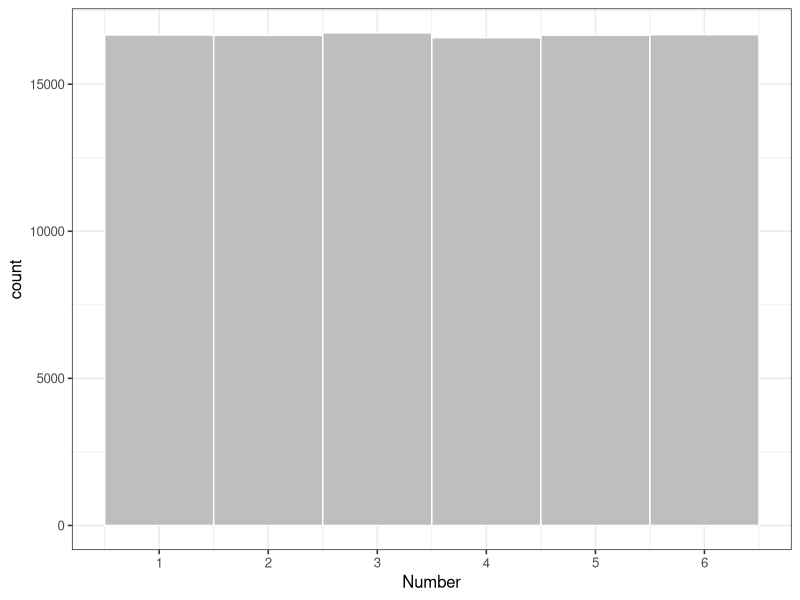
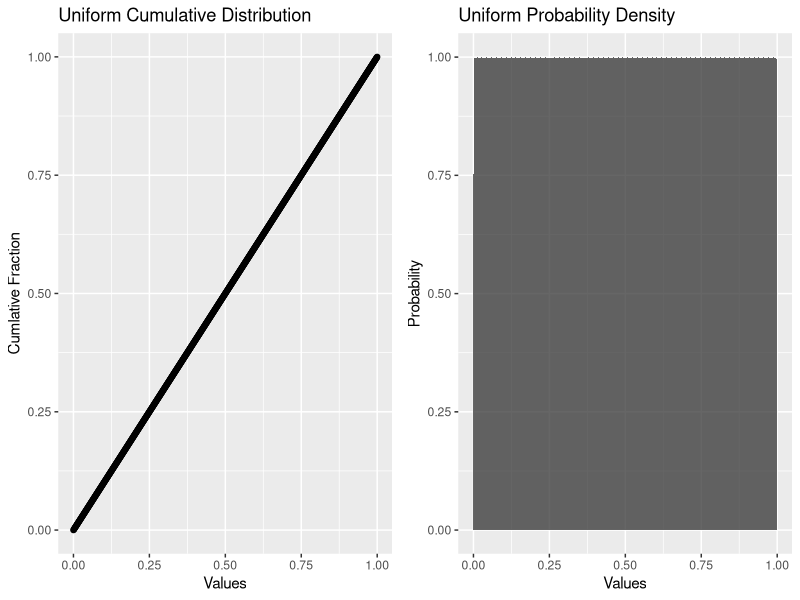
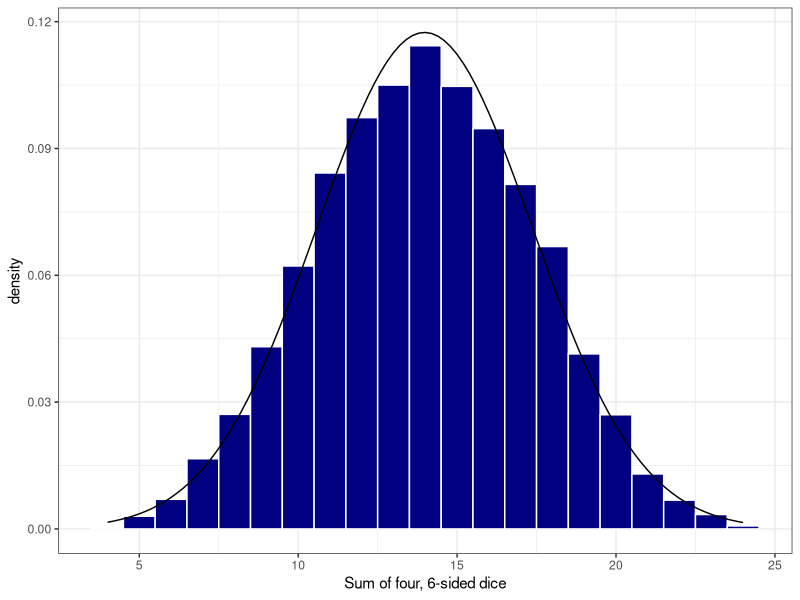
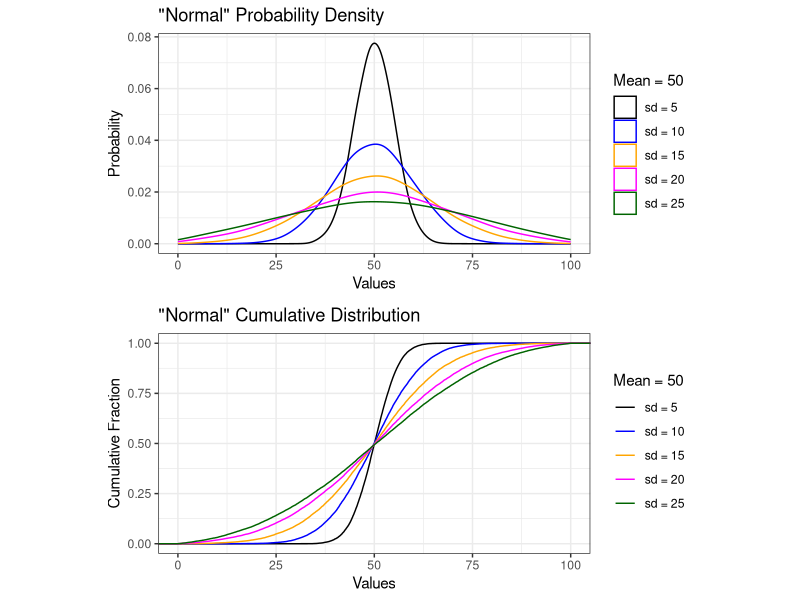
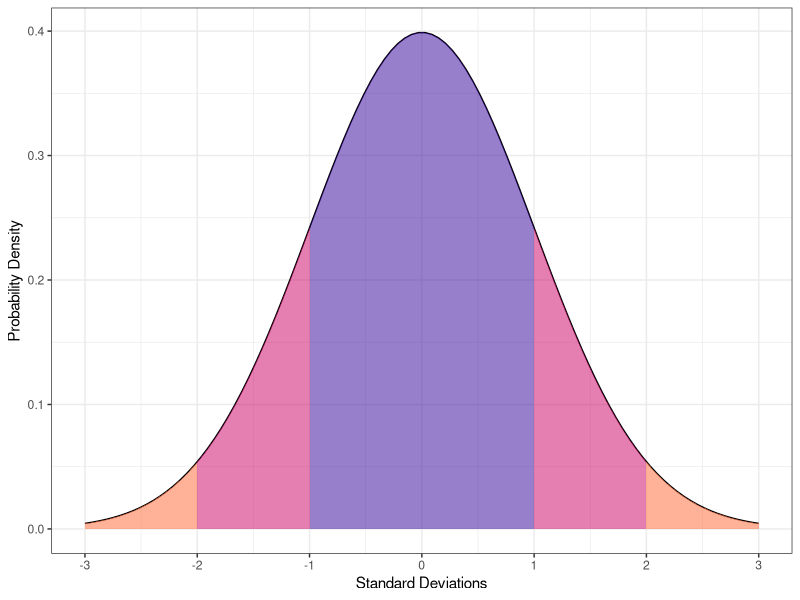
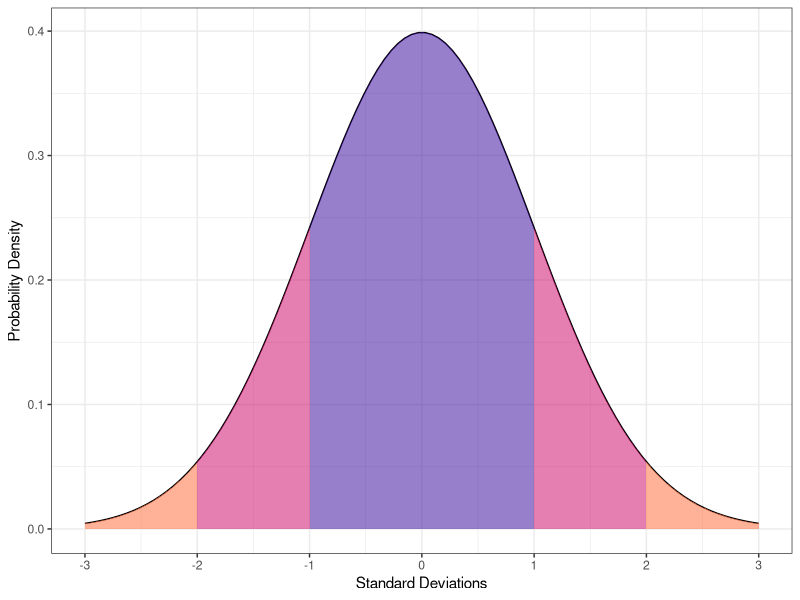

Generate these figures, in order, with R: (Note: this script raises an error after producing the figures.)
## ---- chunk 1
library(tidyverse)
library(bookdown)
library(gridExtra)
library(grid)
library(broom)
library(knitr)
knitr::opts_chunk$set(echo = TRUE, cache = TRUE)

jvPalette <- c("#330099","#CC0066","#FF6633",
                      "#0099CC", "#FF9900","#CC6633",
                      "#FF3366", "#33CC99", "#33999")
## ---- chunk 2
#create a uniform distribition for the first roll of a 6-sided die
six_sided <- tibble(
  rolls = ceiling(runif(10e4, min=1, max=7))
)

#create a histogram of the probability density for a uniform distribution 
ggplot(data = six_sided, aes(x = rolls)) +
  geom_histogram(
      breaks = seq(1,7,1), 
      fill = "grey",
      color = "white") +
  xlab("Number") +
  scale_x_continuous(breaks = c(0.5, 1.5, 2.5, 3.5, 4.5, 5.5, 6.5),
                     labels = as.factor(seq(0,6,1))) +
  theme_bw(base_size = 12)
## ---- chunk 3
unif_dist2<-tibble(data = seq(0,1,0.001), 
                  quant = seq(0,1,0.001))
                  

unif_cdf <- ggplot(data = unif_dist2) +
  geom_point(aes(x=quant, y = data)) +
  labs(title = "Uniform Cumulative Distribution",
       y ="Cumlative Fraction",
       x = "Values")

unif_hist <- ggplot(data = unif_dist2) +
  stat_density(aes(x = data),
                 outline.type = "full",
               kernel = "gaussian",
               n = 4096,
               alpha = 0.75,
               bw = .001) +
  labs(title = "Uniform Probability Density",
       y = "Probability",
       x = "Values")

grid.arrange(unif_cdf, unif_hist, ncol=2)

## ---- chunk 4
#sample a uniform distribution between 0 and 6, replicate 1000 times
#use 'ceiling' function to round up results
four_dice <- tibble(sum = replicate(10000, runif(4, min=0, max=6) %>% 
                         ceiling() %>% 
                         sum() #sum the result
                       ))
ggplot(data = four_dice) +
  geom_histogram(aes(x = sum, after_stat(density)),
                 bins = 21,
                 fill = "navy",
                 color = "white") + 
  stat_function(fun = dnorm, n = 101, 
                args = list(
                  mean = mean(four_dice$sum), 
                  sd = sd(four_dice$sum)
                  )
                ) +
  xlab("Sum of four, 6-sided dice") +
  theme_bw()

## ---- chunk 5
norm2 <- tibble(a = rnorm(n = 20000, mean = 50, sd = 5),
                b = rnorm(n = 20000, mean = 50, sd = 10),
                c = rnorm(n = 20000, mean = 50, sd = 15),
                d = rnorm(n = 20000, mean = 50, sd = 20),
                e = rnorm(n = 20000, mean = 50, sd = 25))

normal_ecdf <- ggplot(data = norm2) +
  stat_ecdf(aes(x = a, color = "sd = 5")) +
  stat_ecdf(aes(x = b, color = "sd = 10")) +
  stat_ecdf(aes(x = c, color = "sd = 15")) +
  stat_ecdf(aes(x = d, color = "sd = 20")) +
  stat_ecdf(aes(x = e, color = "sd = 25")) +
  xlim(0,100) +
  labs(title = "\"Normal\" Cumulative Distribution",
       x = "Values",
       y = "Cumulative Fraction") +
  scale_color_manual(values = c("black", 
                                "blue", 
                                "orange", 
                                "magenta", 
                                "darkgreen"), 
                     breaks=c("sd = 5",
                              "sd = 10",
                              "sd = 15", 
                              "sd = 20", 
                              "sd = 25"),
                     name = "Mean = 50") +
  theme_bw()

normal_density<- ggplot(data = norm2) +
  geom_density(aes(x = a, color = "sd = 5"),
               adjust = 2) +
  geom_density(aes(b, color = "sd = 10"),
               adjust = 2) +
  geom_density(aes(c, color = "sd = 15"),
               adjust = 2) +
  geom_density(aes(d, color = "sd = 20"),
               adjust = 2) +
  geom_density(aes(e, color = "sd = 25"),
               adjust = 2) +
  xlim(0,100) +
  labs(title = "\"Normal\" Probability Density",
       x = "Values",
       y = "Probability") +
  scale_color_manual(values = c("black", 
                                "blue", 
                                "orange", 
                                "magenta", 
                                "darkgreen"), 
                     breaks=c("sd = 5",
                              "sd = 10",
                              "sd = 15", 
                              "sd = 20", 
                              "sd = 25"),
                     name = "Mean = 50") +
  theme_bw() 

grid.arrange(normal_density, normal_ecdf, 
             nrow=2, 
             respect=TRUE, 
             heights = c(0.5, 0.5))


## ---- chunk 6
#function to create a shaded ribbon plot using dnorm inputs
#https://gist.github.com/jrnold/6799152
normal_prob_area_plot <- function(lb, ub, fill.c = "black", mean = 0, sd = 1, limits = c(mean - 3 * sd, mean + 3 * sd)) {
    x <- seq(limits[1], limits[2], length.out = 100)
    xmin <- max(lb, limits[1])
    xmax <- min(ub, limits[2])
    areax <- seq(xmin, xmax, length.out = 100)
    area <- data.frame(x = areax, 
                       ymin = 0, 
                       ymax = dnorm(areax, 
                                    mean = mean, 
                                    sd = sd))
    (ggplot() +
        geom_line(data.frame(x = x, 
                            y = dnorm(x, 
                                      mean = mean, 
                                      sd = sd)),
                 mapping = aes(x = x, 
                               y = y)) +
        geom_ribbon(data = area, 
                   mapping = aes(x = x, 
                                 ymin = ymin, 
                                 ymax = ymax), 
                   alpha = 0.5, 
                   fill = fill.c)) 
}
## ---- chunk 7
#list arguments for normal_prob_area_plot()
low <- list(-1, -2, -3, 1, 2)
up <- list(1, -1, -2, 2, 3)
fill.c <- list(jvPalette[1], 
               jvPalette[2], 
               jvPalette[3], 
               jvPalette[2], 
               jvPalette[3])

#map the list entries as arguments to normal_prob_area_plot()
plots <- pmap(list(low, up, fill.c), normal_prob_area_plot)

#use the first list entry as a base and add the ribbon layers in succession
plots[[1]] + 
  plots[[2]]$layers[2] + 
  plots[[3]]$layers[2] + 
  plots[[4]]$layers[2] +
  plots[[5]]$layers[2] + 
  xlab("Standard Deviations") +
  ylab("Probability Density") +
  scale_x_continuous(breaks = seq(-3,3,1)) +
  theme_bw()

ggsave(filename = "./images/shaded_prob.png")
## ---- chunk 8
pnorm(q = 70, mean = 50, sd =10) %>%
  round(., 3)
## ---- chunk 9
pnorm(q = 70, mean = 50, sd =10, lower.tail = FALSE) %>%
  round(., 3)
## ---- chunk 10

knitr::include_graphics(path = "./images/shaded_prob_anno.png")
## ---- chunk 11
#create two variables that are normally distributed
normal_data <- tibble(a = rnorm(n=1000, mean = 15, sd = 5),
                      b = rnorm(n=1000, mean = 10, sd = 3))
## ---- chunk 12
#add those variables together and you get a normal distribution
normal_data %>% 
  mutate(c = a + b) -> normal_data

ggplot2::ggplot(data = normal_data) + 
  geom_histogram(aes(c),
                 bins = 30,
                 fill = "navy",
                 color = "white") +
  xlab("Sum of a + b") +
  theme_minimal(base_size = 12)
## ---- chunk 13
#multiply together three normal variables
normal_data %>% 
  mutate(d = sample(a*b*c, 1000)) -> log_data

ggplot2::ggplot(data = log_data) + 
  geom_histogram(aes(d),
                 bins = 30,
                 fill = "orange",
                 color = "white") +
  xlab("a * b * c") +
  theme_minimal(base_size = 12) 
## ---- chunk 14

y <- tibble(
  blue = rlnorm(20000, meanlog = 0, sdlog = log(1.5)),
  red = rlnorm(20000, meanlog = 0, sdlog = log(2.0)),
  green = rlnorm(20000, meanlog = 0, sdlog = log(3))
) %>%
  pivot_longer(cols = blue:green,
               names_to = "GSD",
               values_to = "Values") %>%
  mutate(GSD = case_when(
    GSD == "blue" ~ "1.5 (0.41)",
    GSD == "red" ~ "2.0 (0.69)",
    GSD == "green" ~ "3 (1.10)"
  )) %>%
  mutate(GSD = as.factor(GSD))

log.pdf <- ggplot(data = y) +
  geom_density(aes(x = Values, color = GSD),
               adjust = 2) +
  scale_color_manual(name = "GSD, (\U003BC)",
                    values = jvPalette[c(1,3,4)]) +
  ylab("Probability Density") +
  xlim(0.01, 5) + 
  ggtitle("Lognormal Probability Density") +
  theme_bw() +
  theme(legend.direction = "vertical", legend.box = "horizontal")

log.cdf <- ggplot(data = y) +
  stat_ecdf(aes(x = Values, color = GSD)) +
  scale_color_manual(name = "GSD, (\U003BC)",
                    values = jvPalette[c(1,3,4)]) +
  ylab("Cumulative Distribution (quantiles)") +
  xlim(0.1, 5) +
  ggtitle("Lognormal Cumulative Distribution") +
  theme_bw()


grid.arrange(log.pdf, log.cdf,
             nrow=2, 
             respect=TRUE, 
             heights = c(0.5, 0.5))

## ---- chunk 15

log.pdf2 <- ggplot(data = y) +
  geom_density(aes(x = Values, color = GSD),
               adjust = 2) +
  scale_color_manual(name = "GSD, (\U003BC)",
                    values = jvPalette[c(1,3,4)]) +
  ylab("Probability Density") +
  ggtitle("Lognormal Probability Density") +
  theme_bw() +
  theme(legend.direction = "vertical", legend.box = "horizontal") +
  scale_x_log10(limits = c(0.1, 10))

log.cdf2 <- ggplot(data = y) +
  stat_ecdf(aes(x = Values, color = GSD)) +
  scale_color_manual(name = "GSD, (\U003BC)",
                    values = jvPalette[c(1,3,4)]) +
  ylab("Cumulative Distribution (quantiles)") +
  ggtitle("Lognormal Cumulative Distribution") +
  theme_bw() +
  scale_x_log10(limits = c(0.1, 10))


grid.arrange(log.pdf2, log.cdf2,
             nrow=2, 
             respect=TRUE, 
             heights = c(0.5, 0.5))
## ---- chunk 16
set.seed(7)
corr_plots1 <- tibble(
  x = 1:100,
  y1 = 90 - x,
  y2 = map_dbl(x, ~ (.x*(rnorm(1, mean = 1,  sd = 0.06)) 
                     + rnorm(1, mean = 0, sd = 5))),
  y3 = map_dbl(x, ~ (70 - .x*(rnorm(1, mean = 0.6,  sd = 0.15)) 
                     + rnorm(1, mean = 10, sd = 10))),
  y4 = runif(100, 5, 85)) %>%
  pivot_longer(y1:y4, names_to = "type") %>%
  mutate(type = as.factor(type))

levels(corr_plots1$type) <- c("Perfect Negative Correlation", 
                              "Strong Positive Correlation", 
                              "Modest Negative Correlation", 
                              "No Correlation")

cor_results <- corr_plots1 %>%
  group_by(type) %>%
  summarise(r.pearson = cor(x,value)) 
## ---- chunk 17
pearson_plot <- ggplot(data = corr_plots1,
       aes(x = x, y = value)) +
  geom_point(aes(color = type),
             alpha = 0.5) +
  facet_wrap(facets = vars(type),
             ncol = 2) +
   geom_label(x = 25, y = 105, 
            data = cor_results, 
            aes(label = paste("r = ", round(r.pearson, 2))),
            size = 3) +
  theme_bw() +
  xlim(0,110) +
  ylim(0,110) +
  coord_fixed(ratio=1.0) +
  labs(x = "Independent Variable (x-axis)",
       y = "Dependent Variable (y-axis)") +
  theme(legend.position = "none")
 
pearson_plot 
## ---- chunk 18

knitr::include_graphics(path = "./images/pearson_anno.png")
## ---- chunk 19
set.seed(9)
x <- 1:100
y <- x + runif(n = 100, min = -25, max = 25)

cor(x, y)
## ---- chunk 20
set.seed(10)
x <- 1:100
y <- x^4 

cor(x, y)
## ---- chunk 21

anscombe <- read_csv("./data/anscombe.csv")

ggplot(data = anscombe,
       aes(x = x,
           y = y,
           color = type)) +
  geom_point(size = 2) +
  geom_smooth(method = "lm",
              se = FALSE,
              size = 0.75) +
  coord_fixed() +
  theme_bw(base_size = 14) +
  facet_wrap(facets = vars(type), nrow = 2) +
  theme(strip.text = element_blank(),
        strip.background = element_blank(),
        panel.grid = element_blank(),
        legend.position = "none")
